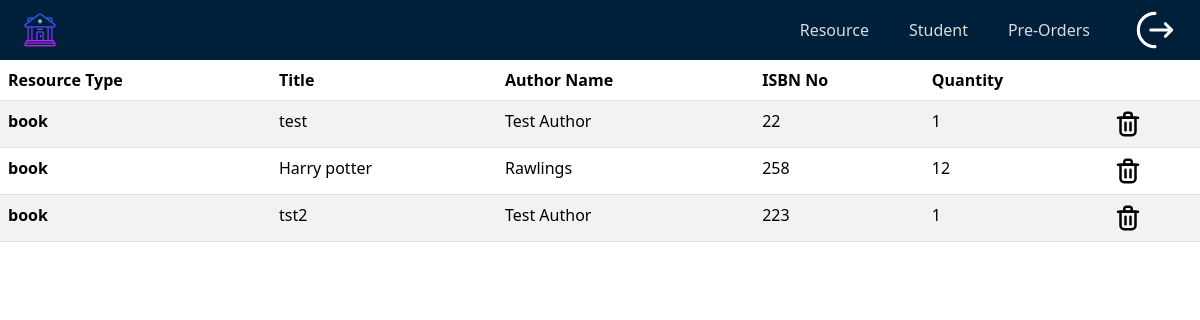
/admin/resource/view.php (signed in), run on the app's committed database.
### tables this page shows
CREATE TABLE IF NOT EXISTS `resource` (
  `id` int(4) NOT NULL AUTO_INCREMENT,
  `title` varchar(255) DEFAULT NULL,
  `author` varchar(255) DEFAULT NULL,
  `isbn` int(10) DEFAULT NULL,
  `quantity` int(10) DEFAULT NULL,
  `resource_type` varchar(255) DEFAULT NULL,
  PRIMARY KEY (`id`)
);

### admin/resource/view.php (the view, shortened to what this page needs)
<!DOCTYPE html>
<html lang="en">
<head>
    <link rel="stylesheet" href="../../bootstrap/dist/css/bootstrap.css">
</head>
<body>
    <?php
        include "./nav.php";
        include '../../config.php';
        $sql= 'select * from resource';
        $result= $connection->query($sql);
    ?>
    <table class="table table-striped">
  <thead>
    <tr>
    <th scope="col">Resource Type</th>
      <th scope="col">Title</th>
      <th scope="col">Author Name</th>
      <th scope="col">ISBN No</th>
      <th scope="col">Quantity</th>
      <th scope="col"></th>
    </tr>
  </thead>
  <tbody>
    <?php
    if ($result->num_rows > 0) {
        while($row = $result->fetch_assoc()) {
            echo "<tr>
           <th scope='row'>{$row['resource_type']}</th>
           <td>{$row['title']}</td>
           <td>{$row['author']}</td>
           <td>{$row['isbn']}</td>
           <td>{$row['quantity']}</td>
            <td><form action='./delete.php' method='post' style='display:inline;'>
                 <input type='hidden' name='id' value='{$row['id']}'>
                 <button type='submit' name='delete' style='border:none; background:none;'>
                 <img class='remove' src='../../Assets/icons/delete.svg' alt='Delete'/>
                </button>
            </form>
            </td>
            </tr>";
        }
    }
    ?>
  </tbody>
</table>
</body>
</html>

### CSS/nav.css (style rules this page uses)
:root { --color-1: rgb(0, 31, 59); --text-color: #dbdbdb; --accent-color: #00ffd5; }
* { margin: 0%; padding: 0%; }
html { font-size: 12pt; }
body { background-size: cover; background-position: center; background-repeat: no-repeat; width: 100vw; height: 100vh; margin: 0; padding: 0; top: 0; bottom: 0; overflow-x: hidden; background-attachment: fixed; }

### data on the page
resource: resource_type "book", title "test", author "Test Author", isbn "22", quantity "1"
resource: resource_type "book", title "Harry potter", author "Rawlings", isbn "258", quantity "12"
resource: resource_type "book", title "tst2", author "Test Author", isbn "223", quantity "1"
